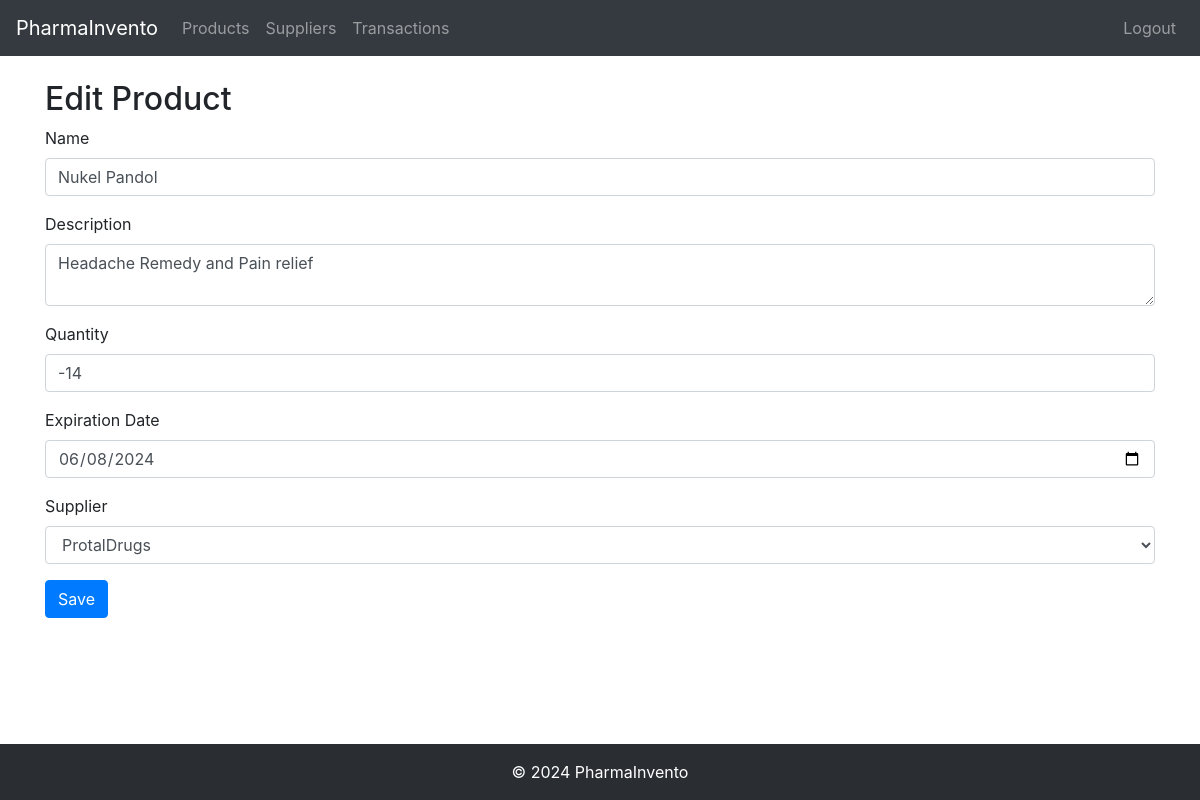
The app's page /products/edit/2/ with its own data.
### pharma/models.py (models this page shows, shortened)
class Product(models.Model):
    name = models.CharField(max_length=255)
    description = models.TextField(blank=True, null=True)
    quantity = models.IntegerField()
    expiration_date = models.DateField(blank=True, null=True)
    supplier = models.ForeignKey(Supplier, on_delete=models.CASCADE)

### pharma/views.py (the view)
# urls.py: path('products/edit/<int:pk>/', views.product_edit, name='product_edit'),
def product_edit(request, pk):
    product = get_object_or_404(Product, pk=pk)
    suppliers = Supplier.objects.all()
    print(f'Product: {product.expiration_date}')
    if request.method == 'POST':
        form = ProductForm(request.POST, instance=product)
        if form.is_valid():
            form.save()
            return redirect('product_list')
    else:
        form = ProductForm(instance=product)
    return render(request, 'product_form.html', {'form': form, 'form_title': 'Edit Product', 'suppliers':suppliers})

### pharma/forms.py
class ProductForm(forms.ModelForm):
    class Meta:
        model = Product
        fields = ['name', 'description', 'quantity', 'expiration_date', 'supplier']

### pharma/templates/product_form.html (shortened to what this page needs)
{% extends 'base.html' %}
{% block content %}
<h2>{{ form_title }}</h2>
<form method="post">
    <div class="form-group">
        <label for="name">Name</label>
        <input type="text" class="form-control" id="name" name="name" value="{{ form.name.value | default_if_none:'' }}" required>
    </div>
    <div class="form-group">
        <label for="description">Description</label>
        <textarea class="form-control" id="description" name="description" required>{{ form.description.value| default_if_none:'' }}</textarea>
    </div>
    <div class="form-group">
        <label for="quantity">Quantity</label>
        <input type="number" class="form-control" id="quantity" name="quantity" value="{{ form.quantity.value| default_if_none:'' }}" required>
    </div>
    <div class="form-group">
        <label for="expiration_date">Expiration Date</label>
        <input type="date" class="form-control" id="expiration_date" name="expiration_date" value="{{ form.expiration_date.value | date:'Y-m-d'| default_if_none:'' }}" required>
    </div>
    <div class="form-group">
        <label for="supplier">Supplier</label>
        <select class="form-control" id="supplier" name="supplier">
            {% for supplier in suppliers %}
            <option value="{{ supplier.id }}" {% if supplier.id == form.supplier.value %}selected{% endif %}>{{ supplier.name | default_if_none:'' }}</option>
            {% endfor %}
        </select>
    </div>
    <button type="submit" class="btn btn-primary">Save</button>
</form>
{% endblock %}

### pharma/templates/base.html (style rules this page uses)
body, html { height: 100%; }

### records on screen
Product: name "Nukel Pandol", description "Headache Remedy and Pain relief", expiration_date "06/08/2024"

### other values on screen
form field supplier "ProtalDrugs"
